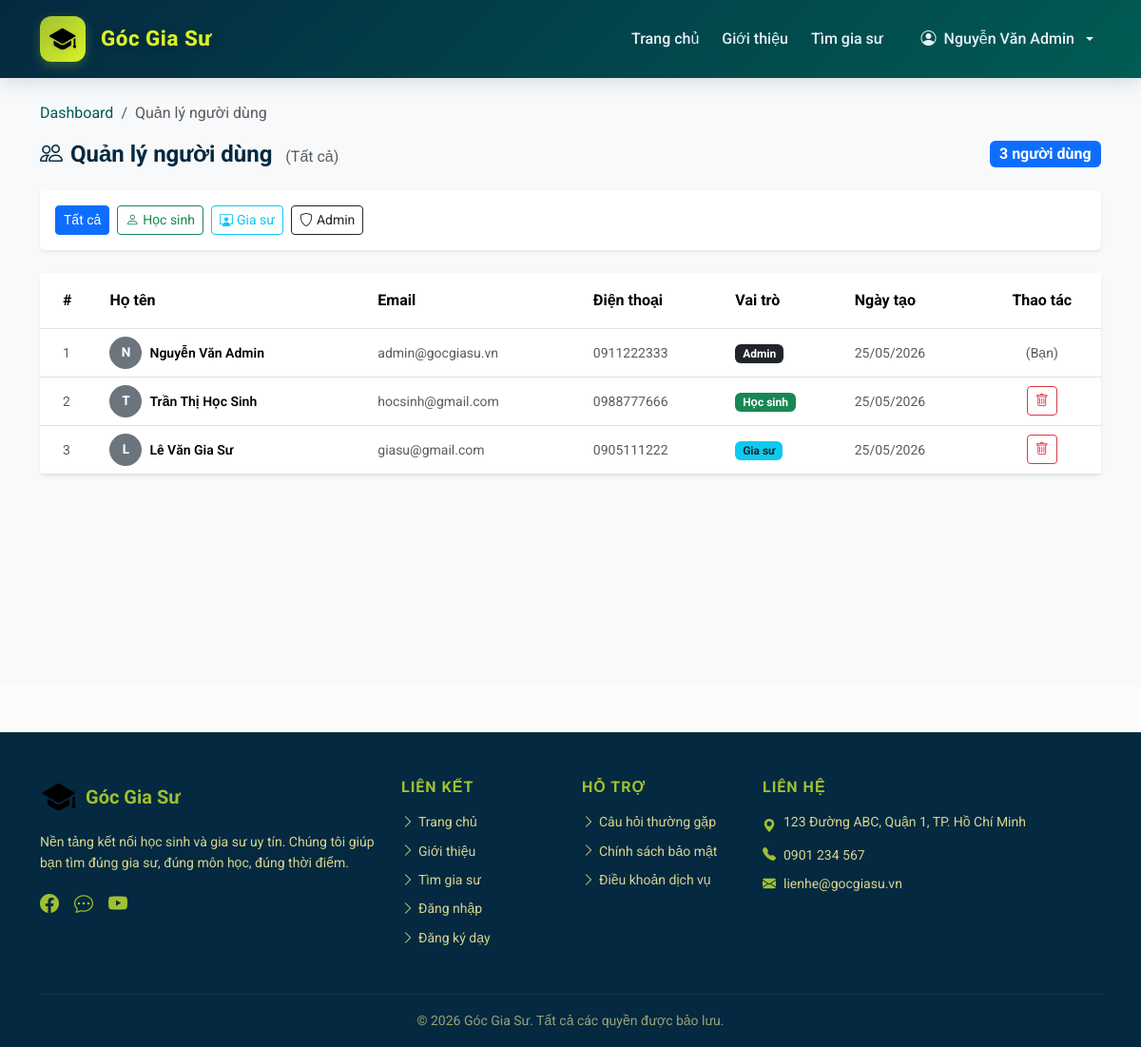
The app's page /index.php?page=admin&action=users (signed in) with its own data.
### tables this page shows
CREATE TABLE `users` (
  `Id` int(11) NOT NULL,
  `Name` varchar(255) NOT NULL,
  `Email` varchar(100) NOT NULL,
  `Password` varchar(255) NOT NULL,
  `Phone` varchar(15) DEFAULT NULL,
  `Role` enum('student','tutor','admin') NOT NULL,
  `Avatar` varchar(255) DEFAULT NULL,
  `Created_at` timestamp NOT NULL DEFAULT current_timestamp()
);

### Controllers/AdminController.php (called while the page is built, shortened)
<?php
require_once __DIR__ . '/../Models/UserModel.php';
class AdminController
{
    private UserModel    $userModel;
    public function __construct()
    {
        $this->userModel    = new UserModel();
    }
    public function users(): void
    {
        $role  = $_GET['role'] ?? '';
        $users = $this->userModel->getAll($role);
        require_once __DIR__ . '/../Views/admin/users.php';
    }
}

### core/Connect_DataBase.php (called while the page is built, shortened)
<?php
function getDB(): PDO
{
    static $pdo = null;
    if ($pdo === null) {
        $dsn = sprintf(
            'mysql:host=%s;dbname=%s;charset=%s',
            DB_HOST, DB_NAME, DB_CHARSET
        );
        $options = [
            PDO::ATTR_ERRMODE            => PDO::ERRMODE_EXCEPTION,
            PDO::ATTR_DEFAULT_FETCH_MODE => PDO::FETCH_ASSOC,
            PDO::ATTR_EMULATE_PREPARES   => false,
        ];
        try {
            $pdo = new PDO($dsn, DB_USER, DB_PASS, $options);
        } catch (PDOException $e) {
            error_log('Lỗi kết nối database: ' . $e->getMessage());
            die(json_encode(['error' => 'Không thể kết nối cơ sở dữ liệu.']));
        }
    }
    return $pdo;
}

### Models/UserModel.php (called while the page is built, shortened)
<?php
require_once __DIR__ . '/../core/Connect_DataBase.php';
class UserModel
{
    private PDO $db;
    public function __construct()
    {
        $this->db = getDB();
    }
    public function getAll(string $role = ''): array
    {
        if ($role) {
            $stmt = $this->db->prepare('SELECT * FROM users WHERE Role = ? ORDER BY Created_at DESC');
            $stmt->execute([$role]);
        } else {
            $stmt = $this->db->query('SELECT * FROM users ORDER BY Created_at DESC');
        }
        return $stmt->fetchAll();
    }
}

### Views/admin/users.php (the view, shortened to what this page needs)
<?php
require_once __DIR__ . '/../partials/header.php';
$roleFilter = $_GET['role'] ?? '';
$roleLabel  = match($roleFilter) {
    'student' => 'Học sinh',
    'tutor'   => 'Gia sư',
    'admin'   => 'Admin',
    default   => 'Tất cả',
};
?>
<div class="container-fluid py-4" style="background-color:#f8f9fa;min-height:80vh;">
    <div class="container">
        <nav aria-label="breadcrumb" class="mb-3">
            <ol class="breadcrumb">
                <li class="breadcrumb-item">
                    <a href="/index.php?page=admin" class="text-decoration-none">Dashboard</a>
                </li>
                <li class="breadcrumb-item active">Quản lý người dùng</li>
            </ol>
        </nav>
        <div class="d-flex align-items-center justify-content-between mb-4">
            <h4 class="fw-bold mb-0" style="color:#042940;">
                <i class="bi bi-people me-2"></i>Quản lý người dùng
                <span class="fs-6 fw-normal text-muted ms-2">(<?= $roleLabel ?>)</span>
            </h4>
            <span class="badge bg-primary fs-6"><?= count($users) ?> người dùng</span>
        </div>
        <div class="card border-0 shadow-sm mb-4">
            <div class="card-body py-3">
                <div class="d-flex gap-2 flex-wrap">
                    <a href="/index.php?page=admin&action=users"
                       class="btn btn-sm <?= $roleFilter === '' ? 'btn-primary' : 'btn-outline-secondary' ?>">
                        Tất cả
                    </a>
                    <a href="/index.php?page=admin&action=users&role=student"
                       class="btn btn-sm <?= $roleFilter === 'student' ? 'btn-success' : 'btn-outline-success' ?>">
                        <i class="bi bi-person me-1"></i>Học sinh
                    </a>
                    <a href="/index.php?page=admin&action=users&role=tutor"
                       class="btn btn-sm <?= $roleFilter === 'tutor' ? 'btn-info' : 'btn-outline-info' ?>">
                        <i class="bi bi-person-workspace me-1"></i>Gia sư
                    </a>
                    <a href="/index.php?page=admin&action=users&role=admin"
                       class="btn btn-sm <?= $roleFilter === 'admin' ? 'btn-dark' : 'btn-outline-dark' ?>">
                        <i class="bi bi-shield me-1"></i>Admin
                    </a>
                </div>
            </div>
        </div>
        <div class="card border-0 shadow-sm">
            <div class="card-body p-0">
                <?php if (empty($users)): ?>
                    <div class="text-center py-5">
                        <i class="bi bi-inbox fs-1 text-muted d-block mb-3"></i>
                        <p class="text-muted">Không có người dùng nào.</p>
                    </div>
                <?php else: ?>
                    <div class="table-responsive">
                        <table class="table table-hover align-middle mb-0">
                            <thead style="background-color:#042940;color:#D6D58E;">
                                <tr>
                                    <th class="ps-4 py-3">#</th>
                                    <th class="py-3">Họ tên</th>
                                    <th class="py-3">Email</th>
                                    <th class="py-3">Điện thoại</th>
                                    <th class="py-3">Vai trò</th>
                                    <th class="py-3">Ngày tạo</th>
                                    <th class="py-3 text-center">Thao tác</th>
                                </tr>
                            </thead>
                            <tbody>
                                <?php foreach ($users as $i => $user): ?>
                                    <tr>
                                        <td class="ps-4 text-muted small"><?= $i + 1 ?></td>
                                        <td>
                                            <div class="d-flex align-items-center gap-2">
                                                <div class="rounded-circle bg-secondary text-white d-flex align-items-center justify-content-center fw-bold"
                                                     style="width:34px;height:34px;font-size:.85rem;flex-shrink:0;">
                                                    <?= mb_substr(htmlspecialchars($user['Name']), 0, 1) ?>
                                                </div>
                                                <span class="fw-semibold small"><?= htmlspecialchars($user['Name']) ?></span>
                                            </div>
                                        </td>
                                        <td class="small text-muted"><?= htmlspecialchars($user['Email']) ?></td>
                                        <td class="small text-muted">
                                            <?= !empty($user['Phone']) ? htmlspecialchars($user['Phone']) : '<span class="text-muted">—</span>' ?>
                                        </td>
                                        <td>
                                            <?php
                                                $badgeClass = match($user['Role']) {
                                                    'admin'   => 'bg-dark',
                                                    'tutor'   => 'bg-info text-dark',
                                                    'student' => 'bg-success',
                                                    default   => 'bg-secondary',
                                                };
                                                $roleName = match($user['Role']) {
                                                    'admin'   => 'Admin',
                                                    'tutor'   => 'Gia sư',
                                                    'student' => 'Học sinh',
                                                    default   => $user['Role'],
                                                };
                                            ?>
                                            <span class="badge <?= $badgeClass ?>"><?= $roleName ?></span>
                                        </td>
                                        <td class="small text-muted">
                                            <?= !empty($user['Created_at']) ? date('d/m/Y', strtotime($user['Created_at'])) : '—' ?>
                                        </td>
                                        <td class="text-center">
                                            <?php $currentUserId = (int)($_SESSION['user_id'] ?? 0); ?>
                                            <?php if ((int)$user['Id'] !== $currentUserId): ?>
                                                <form method="POST"
                                                      action="/index.php?page=admin&action=deleteUser"
                                                      onsubmit="return confirm('Xóa người dùng <?= htmlspecialchars(addslashes($user['Name'])) ?>? Thao tác này không thể hoàn tác!')">
                                                    <button type="submit" class="btn btn-sm btn-outline-danger">
                                                        <i class="bi bi-trash"></i>
                                                    </button>
                                                </form>
                                            <?php else: ?>
                                                <span class="text-muted small">(Bạn)</span>
                                            <?php endif; ?>
                                        </td>
                                    </tr>
                                <?php endforeach; ?>
                            </tbody>
                        </table>
                    </div>
                <?php endif; ?>
            </div>
        </div>
    </div>
</div>
<?php require_once __DIR__ . '/../partials/footer.php'; ?>

### records on screen
users: Name "N", Name "Nguyễn Văn Admin", Email "admin@gocgiasu.vn", Phone "0911222333", Role "Admin", Created_at "25/05/2026", shows "(Bạn)"
users: Name "T", Name "Trần Thị Học Sinh", Email "hocsinh@gmail.com", Phone "0988777666", Role "Học sinh", Created_at "25/05/2026"
users: Name "L", Name "Lê Văn Gia Sư", Email "giasu@gmail.com", Phone "0905111222", Role "Gia sư", Created_at "25/05/2026"

### other values on screen
$userName "Nguyễn Văn Admin"
$roleLabel "Tất cả"
count($users) "3"
